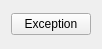
<?xml version="1.0" encoding="UTF-8"?>
<ui version="4.0">
 <class>Form</class>
 <widget class="QWidget" name="Form">
  <property name="geometry">
   <rect>
    <x>0</x>
    <y>0</y>
    <width>98</width>
    <height>49</height>
   </rect>
  </property>
  <property name="windowTitle">
   <string>Form</string>
  </property>
  <layout class="QHBoxLayout" name="horizontalLayout">
   <item>
    <widget class="QPushButton" name="buttonException">
     <property name="text">
      <string>Exception</string>
     </property>
    </widget>
   </item>
  </layout>
 </widget>
 <resources/>
 <connections/>
</ui>
